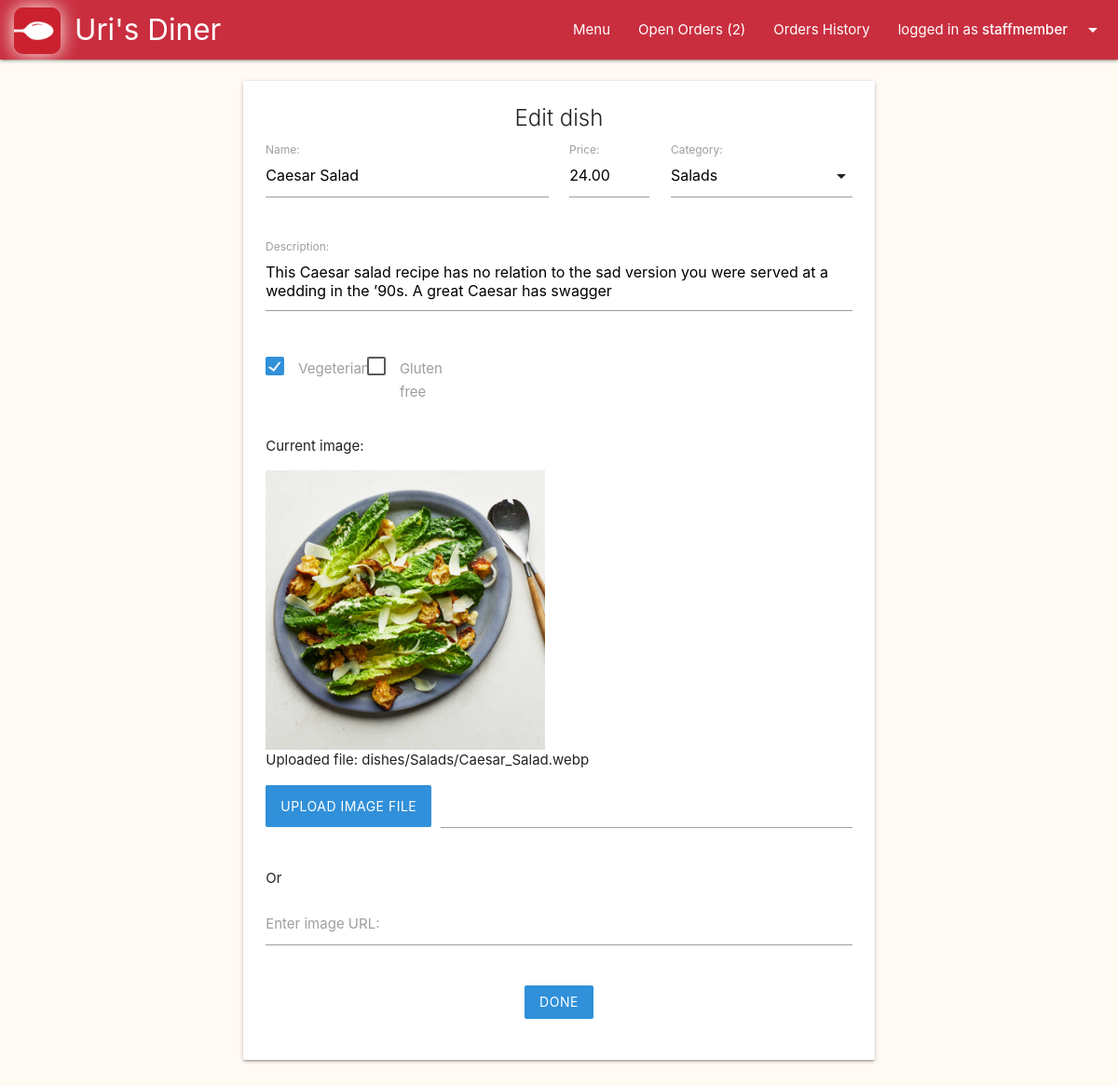
Page /backoffice/dishes/edit/28 (signed in) on the earlier database version.
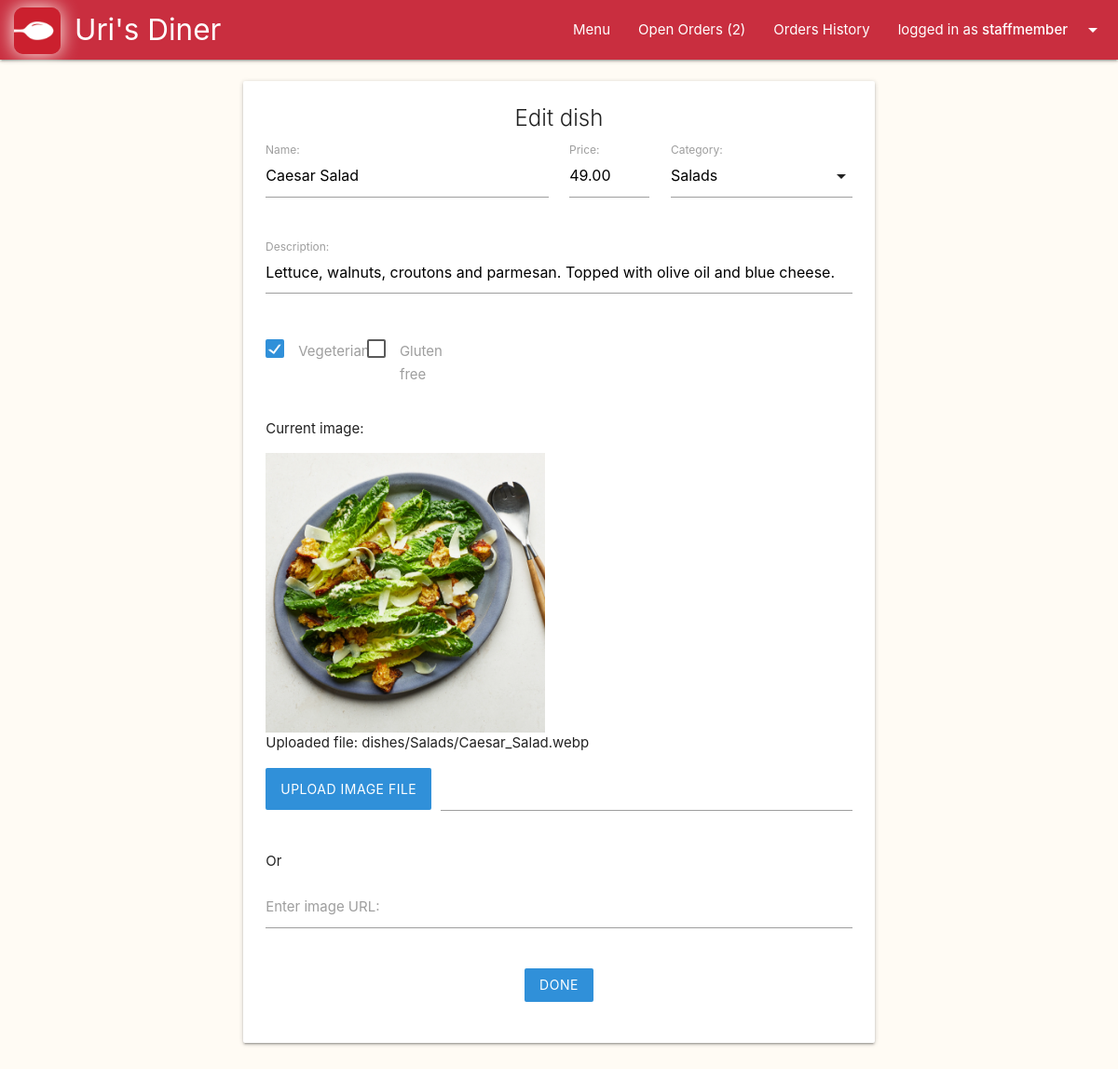
Same page on the later database version.
### main/models.py (models this page shows, shortened)
class Dish(models.Model):
    name = models.CharField(max_length=50, blank=False)
    price = models.DecimalField(max_digits=5, decimal_places=2, blank=False)
    description = models.CharField(max_length=300, blank=False)
    is_gluten_free = models.BooleanField(default=False)
    is_vegeterian = models.BooleanField(default=False)
    category = models.ForeignKey(Category, on_delete=models.CASCADE, limit_choices_to={'is_deleted':False})
    is_deleted = models.BooleanField(default=False)
    image_Url = models.URLField(null=True, blank=True)
    image_file = models.ImageField(upload_to=dish_image_path, null=True, blank=True)

### backoffice/views.py (the view)
# urls.py: path('dishes/edit/<int:id>', views.edit_dish, name="edit_dish"),
@staff_member_required(login_url='backoffice_login')
def edit_dish(request, id):
    try:
        dish = Dish.objects.get(id=id)
    except:
        return redirect('menu_all_categories')
    form = DishForm(instance=dish)
    if request.method == 'POST':
        form = DishForm(request.POST, request.FILES, instance=dish)
        if form.is_valid():
            form.save()
            return redirect('menu_category_dishes', category_id=dish.category.id)
    return render(request, 'backoffice/edit_dish.html', {'form':form, 'dish':dish})

### main/forms.py (shortened to what this page needs)
class DishForm(ModelForm):
    template_name = "forms/DishForm.html"
    class Meta:
        model = Dish
        fields = ['name', 'price', 'description', 'is_gluten_free', 'is_vegeterian', 'category', 'image_file', 'image_Url']
        labels = {
            'is_gluten_free': 'Gluten free',
            'is_vegeterian': 'Vegeterian',
            'image_file': 'Upload image file',
            'image_Url': 'Enter image URL'
        }
        help_texts = {
            'image_Url': 'Image upload is preferred and will take precedence if both an image URL and a file is supplied.'
        }
        widgets = {
            'description': forms.Textarea(attrs={'class':'materialize-textarea'}),
            'image_file': forms.FileInput(),
        }

### main/models.py (called while the page is built)
    def __str__(self):
        return self.name

### backoffice/templates/backoffice/edit_dish.html (shortened to what this page needs)
{% extends 'layouts/backoffice.html' %}
{% block backoffice-content %}
<div class="col l10 offset-l1">
  <div class="section">
    <div class="card">
      <div class="card-content">
        <div class="center-align">
          <strong class="card-title">Edit dish</strong>
        </div>
        <form action="{% url 'edit_dish' id=dish.id %}" method="POST"
          enctype="multipart/form-data" novalidate>
          {{form}}
          <div class="row">
            <div class="col l12 center-align">
              <input class="btn" type="submit" value="Done">
            </div>
          </div>
        </form>
      </div>
    </div>
  </div>
</div>
{% endblock backoffice-content %}

### templates/forms/DishForm.html (shortened to what this page needs)
<div class="row">
  <div class="col l6">
    <div class="input-field">
      {{form.name.label_tag}} {{form.name}}
    </div>
  </div>
  <div class="col l2">
    <div class="input-field">
      {{form.price.label_tag}} {{form.price}}
    </div>
  </div>
  <div class="col l4">
    <div class="input-field">
      {{form.category}} {{form.category.label_tag}}
    </div>
  </div>
</div>
<div class="row">
  <div class="col l12">
    <div class="input-field">
      {{form.description.label_tag}}{{form.description}}
    </div>
  </div>
</div>
<div class="row">
  <div class="col l2">
    <p>
      <label>
        <span>{{form.is_vegeterian.label}}</span>
      </label>
    </p>
  </div>
  <div class="col l2">
    <p>
      <label>
        <span>{{form.is_gluten_free.label}}</span>
      </label>
    </p>
  </div>
</div>
<div class="row">
  <div class="col l12">
    {% if form.instance.id != None %}
    <div class="section">
      <p>Current image:</p>
    </div>
    <div>
      {% if form.instance.image_file %}
      <div>
        <img class="dish-img big" src="{{form.instance.image_file.url}}" alt="">
      </div>
      Uploaded file: {{form.instance.image_file.name}}
      {% endif %}
    </div>
    {% endif %}
    <div class="file-field input-field">
      <div class="btn"><span>{{form.image_file.label}}</span></div>
      <div class="file-path-wrapper">
        <input class="file-path validate" type="text">
      </div>
    </div>
  </div>
</div>
<div>
  Or
</div>
<div class="row">
  <div class="col l12">
    <div class="input-field tooltipped" data-position="bottom"
      data-tooltip="{{form.image_Url.help_text}}">
      {{form.image_Url.label_tag}} {{form.image_Url}}
    </div>
  </div>
</div>

Differences in the rows shown:
changed Dish "dishes/Salads/Caesar_Salad.webp": price "24.00" → "49.00"; description "This Caesar salad recipe has no relation to the sad version you were served at a wedding in the ’90s. A great Caesar has swagger" → "Lettuce, walnuts, croutons and parmesan. Topped with olive oil and blue cheese."
